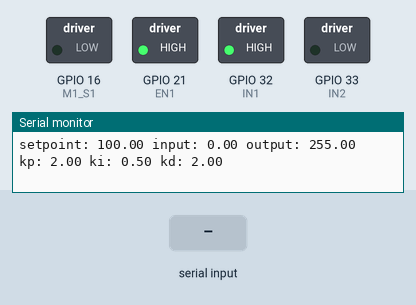
Simulated run of this sketch. Board: ESP8266 (NodeMCU). Parts: switched loads named in the sketch (green lamp = pin HIGH), the last lines printed to the serial monitor. Inputs (shaded band) come from the test bench. Random numbers use the default seed unless the sketch sets one.

Above: at 1.8 s.
1.9 s: "1" received over Serial
At 2.8 s:
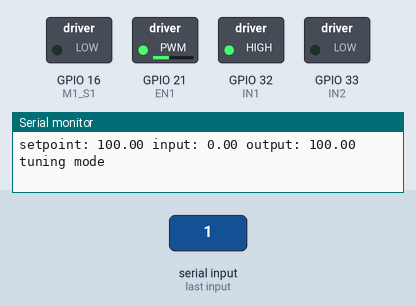
Timing chart, 0 to 4.9 s (numbered marks = the images above; inputs shaded):
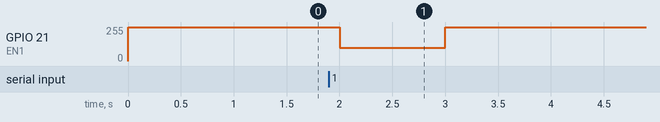

The sketch:

01-PID.ino
```cpp
#include <PID_v1.h>
#include <PID_AutoTune_v0.h>


#define EN1 21 // Motor1 Direito
#define IN1 32
#define IN2 33
#define M1_S1 16


byte ATuneModeRemember=2;
double input=80, output=50, setpoint=180;
double kp=2,ki=0.5,kd=2;

double kpmodel=1.5, taup=100, theta[50];
double outputStart=5;
double aTuneStep=50, aTuneNoise=1, aTuneStartValue=100;
unsigned int aTuneLookBack=20;

boolean tuning = false;
unsigned long  modelTime, serialTime;

PID myPID(&input, &output, &setpoint,kp,ki,kd, DIRECT);
PID_ATune aTune(&input, &output);

//=====encoder
volatile int pulseCount = 0;
volatile unsigned long lastUpdateTime = 0;
void ICACHE_RAM_ATTR funcaoInterrupcao() {
   pulseCount++;
}
//==============


//set to false to connect to the real world
boolean useSimulation = false;

//=========Prototipos==========
void changeAutoTune();
void AutoTuneHelper(boolean start);
void SerialReceive();
void SerialSend();
void DoModel();
//===============

void setup()
{
    pinMode(EN1, OUTPUT);
    pinMode(IN1, OUTPUT);
    pinMode(IN2, OUTPUT);
    pinMode(M1_S1, OUTPUT);
    digitalWrite(IN1, HIGH);
    digitalWrite(IN2, LOW);

    analogWrite(EN1,80);
    attachInterrupt(digitalPinToInterrupt(M1_S1), funcaoInterrupcao, RISING);

  // if(useSimulation)
  // {
  //   for(byte i=0;i<50;i++)
  //   {
  //     theta[i]=outputStart;
  //   }
  //   modelTime = 0;
  // }
  //Setup the pid
  myPID.SetMode(AUTOMATIC);

  if(tuning)
  {
    tuning=false;
    changeAutoTune();
    tuning=true;
  }

  serialTime = 0;
  Serial.begin(9600);

}


void loop()
{


unsigned long currentTime = millis();
  if (currentTime - lastUpdateTime >= 1000) {
    double speed = pulseCount / (double)(currentTime - lastUpdateTime) * 1000;


    // Defina o setpoint com base na velocidade desejada (ajuste conforme necessário)
    setpoint = 100.0;

    // Calcula a saída do PID para ajustar a velocidade
    input = speed;
    myPID.Compute();

    // Use a saída do PID para ajustar a velocidade dos motores (ajuste conforme necessário)
    //analogWrite(EN1, output);


    pulseCount = 0;
    lastUpdateTime = currentTime;
  }


  //===========

  unsigned long now = millis();

  if(!useSimulation)
  { //pull the input in from the real world
    input = pulseCount;
  }

  if(tuning)
  {
    byte val = (aTune.Runtime());
    if (val!=0)
    {
      tuning = false;
    }
    if(!tuning)
    { //we're done, set the tuning parameters
      kp = aTune.GetKp();
      ki = aTune.GetKi();
      kd = aTune.GetKd();
      myPID.SetTunings(kp,ki,kd);
      AutoTuneHelper(false);
    }
  }
  else myPID.Compute();

  if(useSimulation)
  {
    theta[30]=output;
    if(now>=modelTime)
    {
      modelTime +=100;
      DoModel();
    }
  }
  else
  {
     analogWrite(EN1,output);
  }

  //send-receive with processing if it's time
  if(millis()>serialTime)
  {
    SerialReceive();
    SerialSend();
    serialTime+=500;
  }
}


void changeAutoTune()
{
 if(!tuning)
  {
    //Set the output to the desired starting frequency.
    output=aTuneStartValue;
    aTune.SetNoiseBand(aTuneNoise);
    aTune.SetOutputStep(aTuneStep);
    aTune.SetLookbackSec((int)aTuneLookBack);
    AutoTuneHelper(true);
    tuning = true;
  }
  else
  { //cancel autotune
    aTune.Cancel();
    tuning = false;
    AutoTuneHelper(false);
  }
}

void AutoTuneHelper(boolean start)
{
  if(start)
    ATuneModeRemember = myPID.GetMode();
  else
    myPID.SetMode(ATuneModeRemember);
}


void SerialSend()
{
  Serial.print("setpoint: ");Serial.print(setpoint); Serial.print(" ");
  Serial.print("input: ");Serial.print(input); Serial.print(" ");
  Serial.print("output: ");Serial.print(output); Serial.print(" ");
  if(tuning){
    Serial.println("tuning mode");
  } else {
    Serial.print("kp: ");Serial.print(myPID.GetKp());Serial.print(" ");
    Serial.print("ki: ");Serial.print(myPID.GetKi());Serial.print(" ");
    Serial.print("kd: ");Serial.print(myPID.GetKd());Serial.println();
  }
}

void SerialReceive()
{
  if(Serial.available())
  {
   char b = Serial.read();
   Serial.flush();
   if((b=='1' && !tuning) || (b!='1' && tuning))changeAutoTune();
  }
}

void DoModel()
{
  //cycle the dead time
  for(byte i=0;i<49;i++)
  {
    theta[i] = theta[i+1];
  }
  //compute the input
  input = (kpmodel / taup) *(theta[0]-outputStart) + input*(1-1/taup) + ((float)random(-10,10))/100;

}
```

Measured:
- after the input at 1.9 s, GPIO 21 (EN1): 255/255 → 100/255 after 0.10 s, → 255/255 1.0 s later
